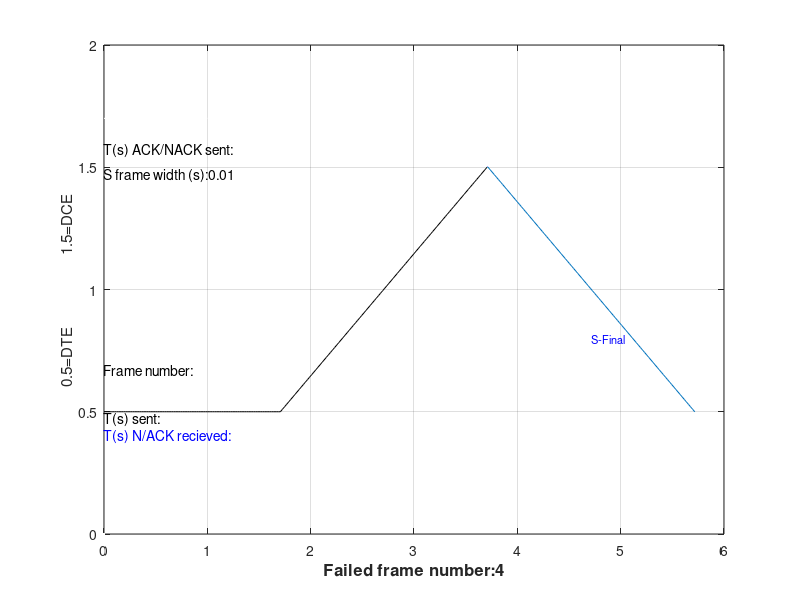

This figure's MATLAB source: (Note: this script raises an error after producing the figure.)
clear all
close all
clc
%set input data
Bitrate=4800; %bits per second
DataSize=9500; %Bytes
PollDataFrameSize=1024; %Bytes
LineDelay=2; %seconds
FrameCase=1; %1= 8bits per byte, 2=worst case of bit-stuffing
FailedFrame=4; %pick a frame that you want to see fail and recover from
%Go-Back-N Error correction

%LAPB specific HDLC dataframe fields
%Byte size
FlagSize=1;
AdressSize=1;
ControlSize=1;
ChecksumSize=2;
DataFieldSize=PollDataFrameSize-2*FlagSize-AdressSize-ControlSize-ChecksumSize;
%Assuming every frame has a dedicated start-stop flag. otherwise use 0.5
%and append one more flag to the first frame.
if DataFieldSize >= 1024
    ChecksumSize=4;
    DataFieldSize=DataFieldSize-2;
end
FinalDataFrameSize=PollDataFrameSize-DataFieldSize;
LastDataFieldSize=rem(DataSize,DataFieldSize);
LastPollDataFrameSize=PollDataFrameSize+LastDataFieldSize-DataFieldSize;

disp('Bytes | bits | worst-case bits')
FlagSize([2,3])=[FlagSize*8, FlagSize*8]
AdressSize([2,3])=[AdressSize*8, AdressSize*8]
ControlSize([2,3])=[ControlSize*8, ControlSize*8]%always 8 bits;recieve 111 is not less than send 111
ChecksumSize([2,3])=[ChecksumSize*8,ChecksumSize*9]
DataFieldSize([2,3])=[DataFieldSize*8,DataFieldSize*9]
PollDataFrameSize([2,3])=[PollDataFrameSize*8,2*FlagSize(3)+AdressSize(3)+ControlSize(3)+ChecksumSize(3)+DataFieldSize(3)]
FinalDataFrameSize([2,3])=[PollDataFrameSize(2)-DataFieldSize(2),PollDataFrameSize(3)-DataFieldSize(3)]
LastDataFieldSize([2,3])=[LastDataFieldSize*8,LastDataFieldSize*9]
LastPollDataFrameSize([2,3])=[LastPollDataFrameSize*8,LastPollDataFrameSize*8-LastDataFieldSize(2)+LastDataFieldSize(3)]

%We will take account for bit-stuffing when calculating values based on the bit-rate.
disp('Time (seconds); best | worst -case')
PollDataFrameTime([1,2])=[PollDataFrameSize(2)/Bitrate,PollDataFrameSize(3)/Bitrate]
LastPollDataFrameTime([1,2])=[LastPollDataFrameSize(2)/Bitrate,LastPollDataFrameSize(3)/Bitrate]
FinalDataFrameTime([1,2])=[FinalDataFrameSize(2)/Bitrate,FinalDataFrameSize(3)/Bitrate]

disp('Absolute values/count/mutliplier:')
DataFrameCount=ceil(DataSize/DataFieldSize(1))
WindowSize=1+ceil(FinalDataFrameTime(1)+2*LineDelay/PollDataFrameTime(2)) %hardcoded to worst case to cover all case
MaxWindowSize=bin2dec(repmat('1',[1,ControlSize(2)/2-1]))+1;%decimal of  a single row ([1,...]) of a binary's '1's
if WindowSize>MaxWindowSize
    WindowSize=MaxWindowSize;
    %WindowSize is limited by the control field size of HDLC-8 bit field
%only allows for 3 frame seqence bits or 8 frames
end

plot(0,0,'w');grid;
ylabel('0.5=DTE                  1.5=DCE')
xlabel(strcat('Failed frame number: ',num2str(FailedFrame)),'FontSize',12,'FontWeight','bold')
line(linspace(1,0),linspace(1.7,1.7),'Color','white')
text(0,0.67,'Frame number:','HorizontalAlignment','left','FontSize',10)
text(0,0.47,'T(s) sent:','HorizontalAlignment','left','FontSize',10)
text(0,0.4,'T(s) N/ACK recieved:','HorizontalAlignment','left','FontSize',10,'Color','blue')
text(0,1.57,'T(s) ACK/NACK sent:','HorizontalAlignment','left','FontSize',10)
text(0,1.47,strcat('S frame width (s): ',num2str(FinalDataFrameTime(FrameCase))),'HorizontalAlignment','left','FontSize',10)
safety=0;
framenum=0;
color='black';
errortime=-1; %-1 keeps error handling logic from tripping until detection and set
FFRlist=0;
IFFRslist=0;
LPFS=0;
LPFE=0;
IRO=0;
while framenum<DataFrameCount && safety<20
 framenum=framenum+1;
 safety=safety+1;
 if framenum == FailedFrame
  color='red';
 end
 if framenum < DataFrameCount 
  PFS=IRO+(framenum-1)*PollDataFrameSize(FrameCase+1)/Bitrate; %Poll frame start time
  PFE=IRO+framenum*PollDataFrameSize(FrameCase+1)/Bitrate; %Poll frame end time
  if (LineDelay*2>MaxWindowSize*PollDataFrameSize(FrameCase+1)/Bitrate) && (framenum > MaxWindowSize) && (FFR-PFS > PollDataFrameTime(FrameCase))
   PFS=IRO+(MaxWindowSize-1)*PollDataFrameSize(FrameCase+1)/Bitrate + (framenum-MaxWindowSize)*LineDelay;
   PFE=PFS+2*LineDelay;
   %when the return time is longer than the max window
   %transmission, frames after the max window limit are sent one round-trip apart.
  end
  FFS=PFE+LineDelay; %Final frame start time
  FFE=FFS+FinalDataFrameSize(FrameCase+1)/Bitrate; %Final frame end time
  FFR=FFE+LineDelay; %Final frame recieve time
  if framenum == FailedFrame
   errortime=FFR;
   text((FFE+FFR)/2,0.8,'S-Poll','HorizontalAlignment','left','FontSize',8,'color','red')
  else
   text((FFE+FFR)/2,0.8,'S-Final','HorizontalAlignment','left','FontSize',8,'color','blue')
  end
  FFRlist(end+1)=FFR; %append the recieve time value
  line(linspace(PFE,PFS),linspace(0.5,0.5),'Color',color)
  line(linspace(FFS,PFE),linspace(1.5,0.5),'Color',color)
  line(linspace(FFE,FFS),linspace(1.5,1.5))
  line(linspace(FFR,FFE),linspace(0.5,1.5))
  text(PFE,0.47,num2str(round(PFE,2)),'HorizontalAlignment','center','FontSize',8)
  text(FFR,0.4,num2str(round(FFR,2)),'HorizontalAlignment','left','FontSize',8,'color','blue')
  text(FFE,1.57,num2str(round(FFE,2)),'HorizontalAlignment','center','FontSize',8)
  text((PFE+FFS)/2,1.2,'I-Poll','HorizontalAlignment','left','FontSize',8)
  if framenum <= FailedFrame+WindowSize-1 && IRO == 0
   text((PFS+PFE)/2,0.6,int2str(framenum))
  elseif IRO == 0
   text((PFS+PFE)/2,0.6,int2str(framenum-WindowSize))
  else
   text((PFS+PFE)/2,0.6,int2str(framenum+FailedFrame-1))
  end
 end
 if framenum == DataFrameCount %draw the last frame as a LastPollDataFrameTime-offset of the previous one
  LPFS=PFE; %Last Poll frame start time
  LPFE=PFE+LastPollDataFrameTime(FrameCase); %Last Poll frame end time
  LFFS=FFS+LastPollDataFrameTime(FrameCase); %Last Final frame start time
  LFFE=FFE+LastPollDataFrameTime(FrameCase); %Last Final frame end time
  LFFR=FFR+LastPollDataFrameTime(FrameCase); %Last Final frame recieve time
  if (LineDelay*2>MaxWindowSize*PollDataFrameSize(FrameCase+1)/Bitrate) && (framenum > MaxWindowSize) && (FFR-PFS > PollDataFrameTime(FrameCase))
   LPFS=(MaxWindowSize-1)*PollDataFrameSize(FrameCase+1)/Bitrate + (framenum-MaxWindowSize)*LineDelay;%Last Poll frame start time
   LPFE=LPFS+2*LineDelay; %Last Poll frame end time
   LFFS=LPFE+LineDelay; %Last Final frame start time
   LFFE=LFFS+FinalDataFrameSize(FrameCase+1)/Bitrate; %Last Final frame end time
   LFFR=LFFE+LineDelay %Last Final frame recieve time
   %when the return time is longer than the max window
   %transmission, frames after the max window limit are sent one round-trip apart.
  end
  line(linspace(LPFE,LPFS),linspace(0.5,0.5),'Color','blue')
  line(linspace(LFFS,LPFE),linspace(1.5,0.5),'Color',color)
  line(linspace(LFFE,LFFS),linspace(1.5,1.5))
  line(linspace(LFFR,LFFE),linspace(0.5,1.5))
  text(LPFE,0.47,num2str(round(LPFE,2)),'HorizontalAlignment','center','FontSize',8)
  text(LFFR,0.4,num2str(round(LFFR,2)),'HorizontalAlignment','left','FontSize',8,'color','blue')
  text(LFFE,1.57,num2str(round(LFFE,2)),'HorizontalAlignment','left','FontSize',8)
  text((LPFE+LFFS)/2,1.2,'I-Poll','HorizontalAlignment','left','FontSize',8)
  if IRO ~= 0
   text((LFFE+LFFR)/2,0.8,'S-Final','HorizontalAlignment','left','FontSize',8,'color','blue') 
  end
  if framenum <= FailedFrame+WindowSize-1 && IRO == 0
   text((LPFS+LPFE)/2,0.6,int2str(framenum))
  elseif IRO == 0 
   text((LPFS+LPFE)/2,0.6,int2str(framenum-WindowSize))
  else
   text((LPFS+LPFE)/2,0.6,int2str(framenum+FailedFrame-1))
  end
  FFRlist(end+1)=LFFR;
  IFFRslist=FFRlist(FFRlist>LPFE); %post-LFPE Incoming Final frame recieve times
 end
  if (PFS < errortime && PFE > errortime)
   DataFrameCount=DataFrameCount+(framenum-FailedFrame)+1; 
   % +1 compensates for the frame duplication when executing Go-Back-N logic 
   color='green';
  else
   color='black';
  end
  if FailedFrame > DataFrameCount-length(IFFRslist) && framenum == DataFrameCount && IRO == 0
   %if FailedFrame is in the 'deadzone' of frames whose final is
   %recieved after the last polled dataframe, reset the counters and set the 
   %final error reception time as reference point (IRO) to run the full
   %loop again. the && statement prevents this section from running
   %again and lets only the normal drawing loop run.
   IRO=IFFRslist(FailedFrame-(DataFrameCount-length(IFFRslist))); %idle repeat offset
   if FailedFrame == DataFrameCount
    text((LFFE+LFFR)/2,0.8,'S-Poll','HorizontalAlignment','left','FontSize',8,'color','red')
    PFE=IRO
    FFS=PFE+LineDelay
    FFE=FFS+FinalDataFrameSize(FrameCase+1)/Bitrate
    FFR=FFE+LineDelay
   else
    text((LFFE+LFFR)/2,0.8,'S-Final','HorizontalAlignment','left','FontSize',8,'color','blue')
   end
   color='green';
   DataFrameCount=1+DataFrameCount-FailedFrame;
   framenum=0;
    %use IRO to shift the new window to the point of error detection, then
    %restart the loop to draw a new data transmission from that point    
  end
end
AverageDatarate=DataSize*8/(LFFR) %total payload data vs time until communication ends
ChannelUtilisationRatio=AverageDatarate/Bitrate %payload data rate vs hardware bitrate
title(strcat('Window size:',num2str(WindowSize),'  Channel utilisation ratio:',num2str(ChannelUtilisationRatio),'   Average Datarate: ',num2str(AverageDatarate),'bps'))


